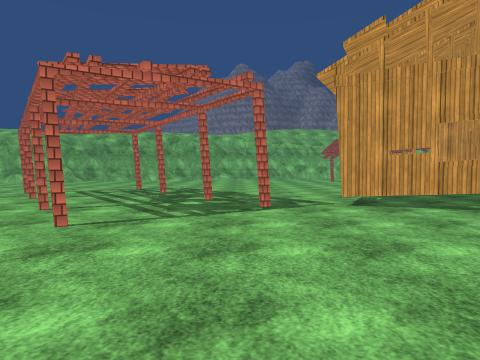
view 1 (above)

24 first-person views from a walk through a Unity game level. The camera is 1.3 m above the floor, tilts 2° down and sees 70° across. The floor is counted in squares, 2 m on a side. Each view is taken from the middle of a square. On the plan, view 1 faces up. The plan holds only what a view shows up to about 10 squares ahead; the rest is blank. The place goes on beyond the plan. Some trees and plants on the terrain are drawn as simple stand-ins. Surface patterns are stand-ins for the level's own textures.

view 2
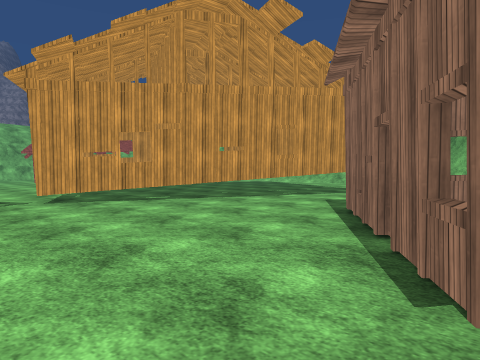

view 3
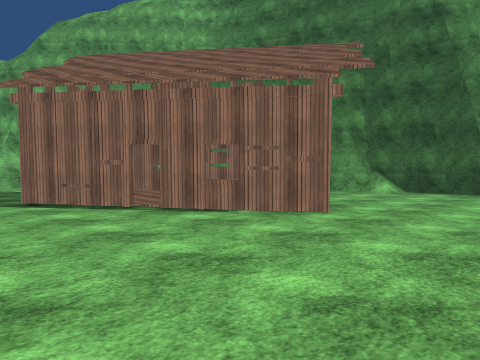

view 4
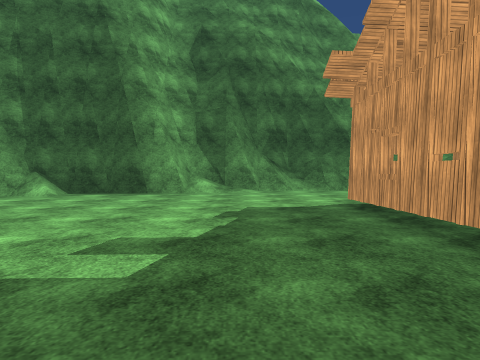

view 5
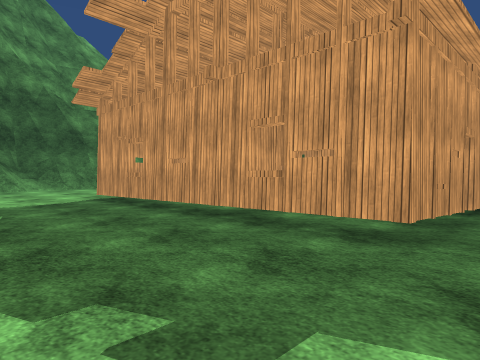

view 6
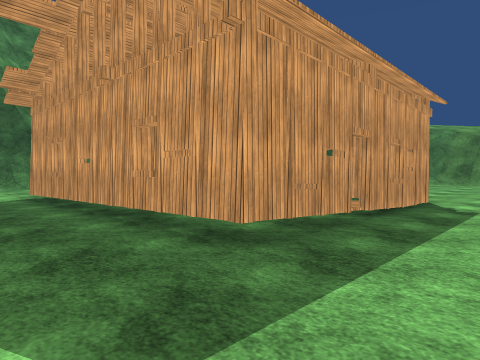

view 7
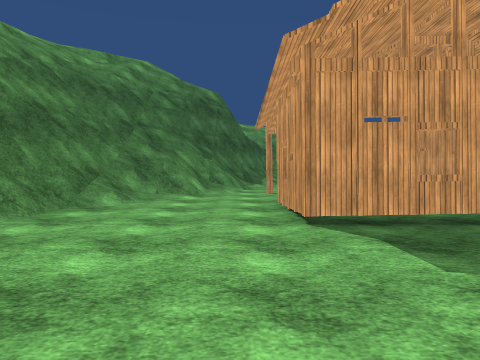

view 8
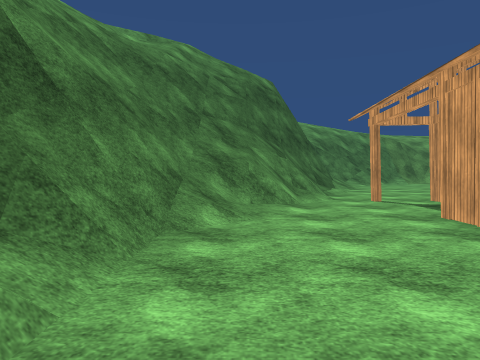

view 9
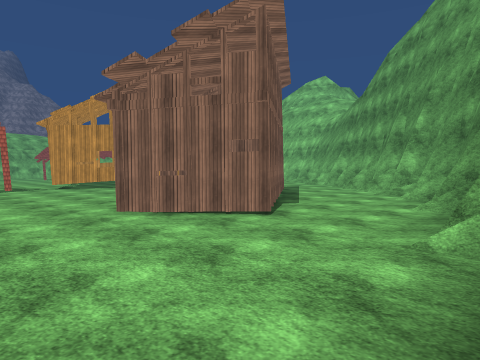

view 10
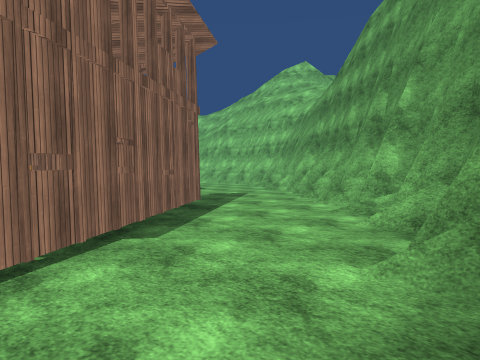

view 11
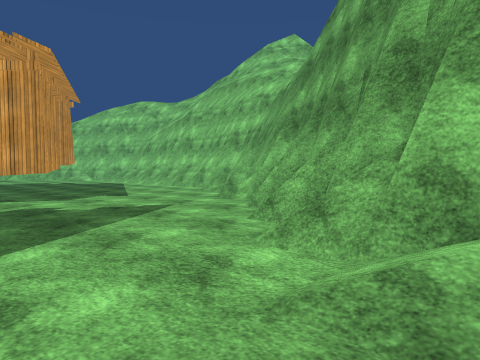

view 12
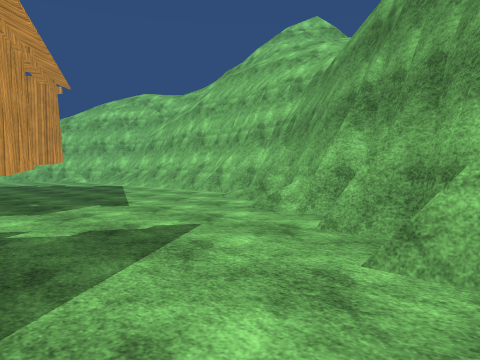

view 13
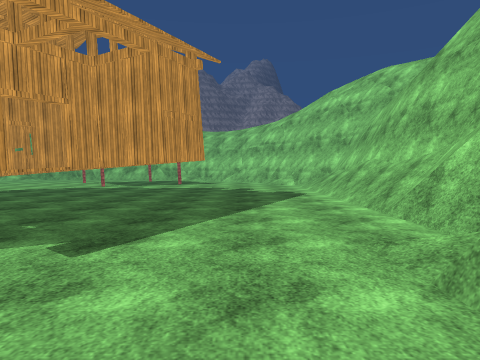

view 14
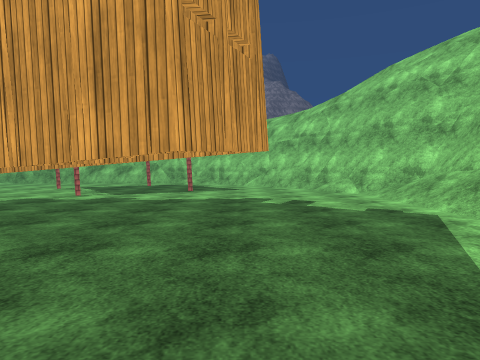

view 15
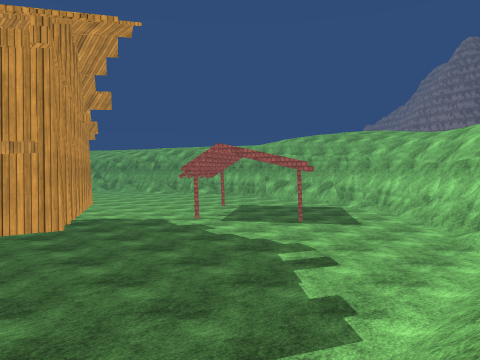

view 16
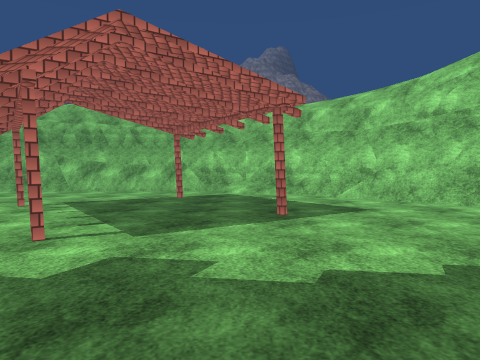

view 17
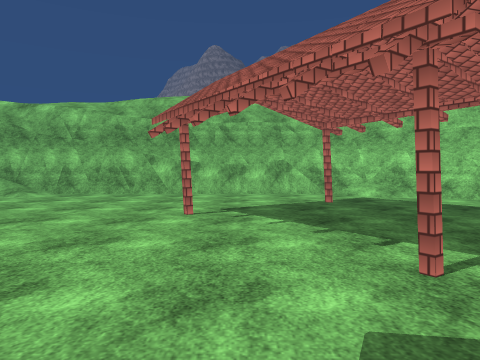

view 18
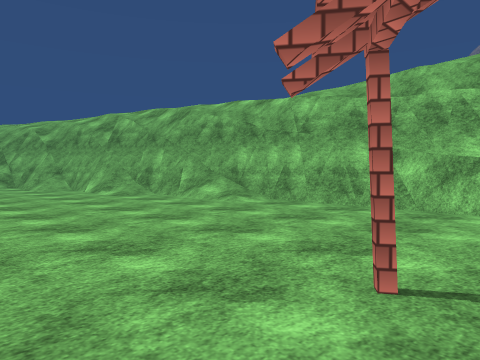

view 19
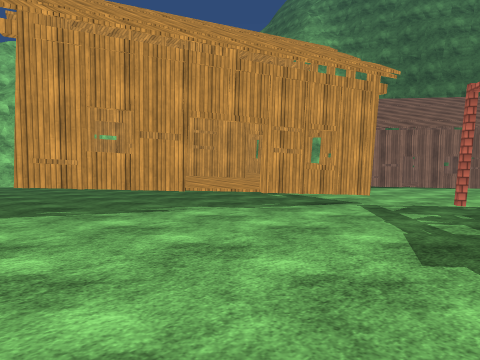

view 20
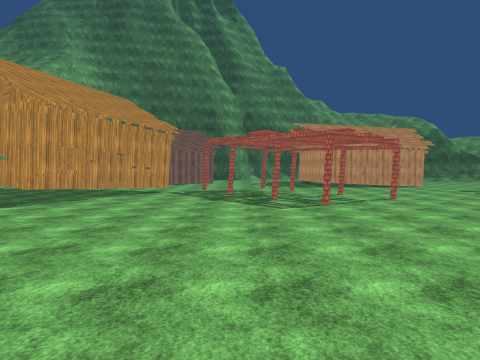

view 21
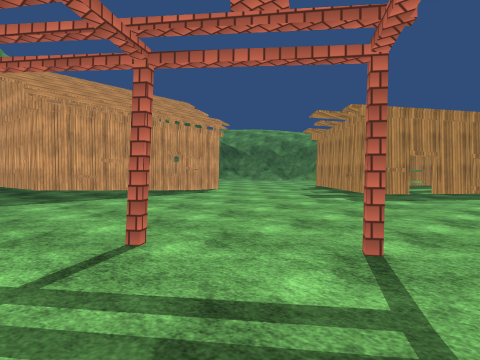

view 22
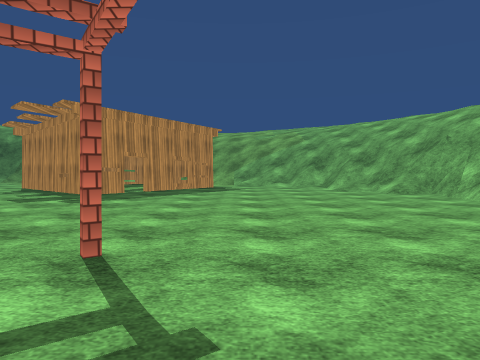

view 23
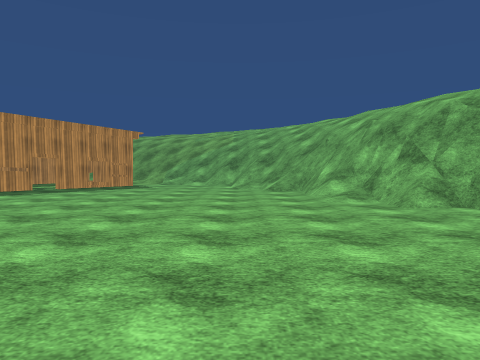

view 24
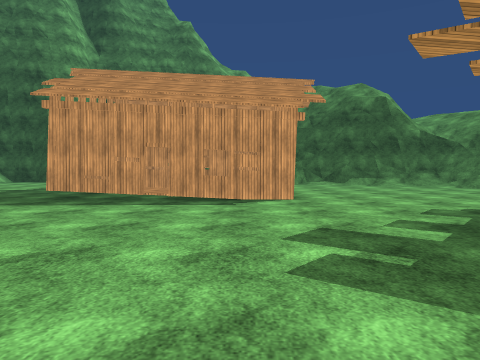

### Floor plan
Key: @ floor where view 1 was taken; # wall or solid block; x gap in a wall; . main floor; : floor 0.5 m higher than the main floor; + floor 0.75 m higher than the main floor; * floor 1.5 m higher than the main floor; % floor 5.5 m higher than the main floor; / step, stairs or slope; = window, fence, low wall or low ledge; v drop or lower ground; H house.
Columns run from 13 left of view 1 to 16 right of it. Each row starts with its distance up from view 1.
 22             %/////
 21           /////v====///
 20          /######/////#/////
 19         ###//......../##////
 18   ///   #/.............##///
 17 /////##/............#.../##
 16 ///#v:...........#.......##
 15 /#v:..................#...##v/
 14 //.........................#v/
 13 ...................#.......##/
 12 .........................../#
 11 ..........#......H........./
 10 .................HHH......./
  9 .......#...#....HHHHHH...../
  8 H...............HHHHHHHH.../#
  7 HH.......#..#...HHHHHHH..../#
  6  H...........#.HHHHHH...../*#
  5 HH........#......HHHH...../#v
  4 H..........#.......HHH..../#v/
  3 .....................H.../+#v/
  2 ...HHHHHH................/#v
  1 ...H ..:H........HH...../##v
  0 ...H HxHH....@.HH.HH.../##
 -1 ...HHH .H.....HHHHHH...##v
 -2 ...H   .H.....H..H.....# v
 -3 ...H.H .H......HH.....##v
 -4 /..H.HHHH............##v
 -5 #//................### v
 -6 ##=//...........####
 -7 =#////......#####
 -8  =######.####
 -9        ###

Positions as (right, up) in squares from view 1, and headings:
1: (0, 0), facing up
2: (0, -1), facing up-right
3: (-2, 3), facing down-right
4: (-3, 2), facing down
5: (-2, 3), facing down-left
6: (-3, 4), facing down-left
7: (-1, -5), facing left
8: (-3, -7), facing left
9: (-2, -7), facing up-right
10: (2, -6), facing up-right
11: (6, -4), facing up-right
12: (7, -2), facing up-right
13: (11, 1), facing up
14: (10, 5), facing up
15: (14, 7), facing up-left
16: (8, 10), facing up
17: (5, 11), facing up
18: (5, 14), facing up-left
19: (-1, 12), facing down-right
20: (-1, 19), facing down
21: (-3, 10), facing down-left
22: (-3, 10), facing left
23: (-2, 13), facing left
24: (-9, 9), facing down
